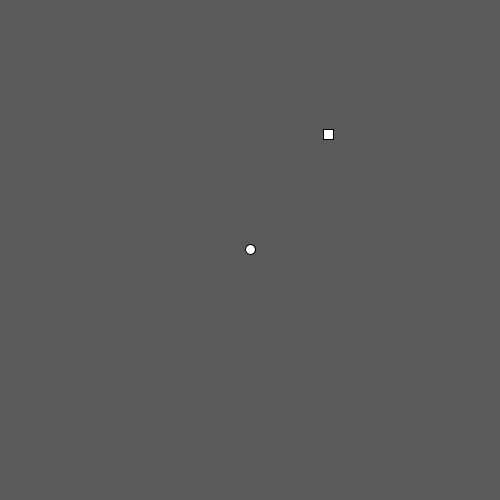
Frame 1 (no input)
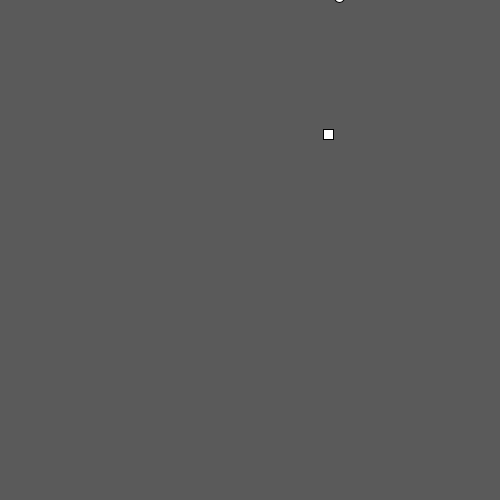
Frame 60 (the mouse pressed at the canvas centre just before this capture)
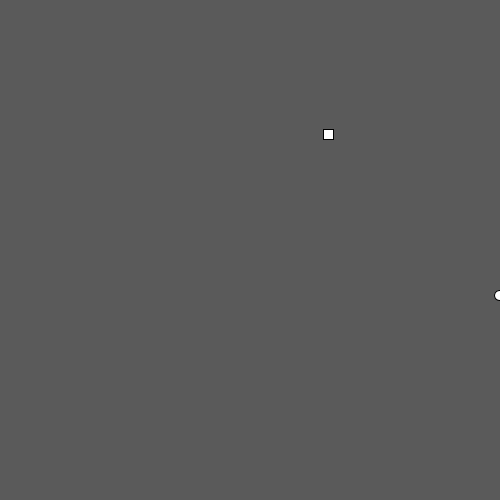
Frame 120 (the mouse held since frame 60 and released just before this capture)

The Processing sketch that drew these frames (run headless with seeded random() and noise(); from frame 60 on, the mouse is pressed at the canvas centre):

// Processing sketch: Kirmani_Shiraz_LabReport2
// ── Kirmani_Shiraz_LabReport2.pde
Cell cell1;
PVector source;

void setup(){
  size(500,500);
  cell1 = new Cell();
  source = new PVector(random(width),random(height));  
}

void draw(){
  background(90, 90, 90);
  rect(source.x,source.y,10,10);
  cell1.applyForce();
  cell1.update();
  cell1.display();
}

// ── Cell_class.pde
class Cell {
  //Declare variables
  PVector loc;
  PVector vel;
  PVector accel;
  
  //Constructor
  Cell (){
    //Initialise variables
    loc = new PVector(width/2, height/2);
    vel = new PVector(0, 0);
    accel = new PVector(0,0);
   }
  
    void display(){
    //Cell colour and dimensions
    stroke(0);
    fill(255);
    ellipseMode(CENTER);
    ellipse(loc.x, loc.y, 10, 10);
    }
  
    void applyForce(){
      //randomly pick a movement method with a 50% chance of each
      if (random(1) < 0.5){
        println("random");
        accel.x = int(random(3))-1;
        accel.y = int(random(3))-1;
      }
      else{
        //move the cell towards the source (of nutrients)
       accel = PVector.sub(source,loc);
       accel.normalize();
       accel.mult(0.2);
       println(source);
      }
    }
    
    void update(){
      vel.add(accel);
      vel.limit(5);
      loc.add(vel);
      if ((loc.x < 0) || (loc.x > width)){
        loc.x -= vel.x;
      }
      else{
        loc.x += vel.x;
      }
      if ((loc.y < 0) || (loc.y > height)){
        loc.y -= vel.y;
      }
      else{
        loc.y += vel.y;
      }
   }
}
